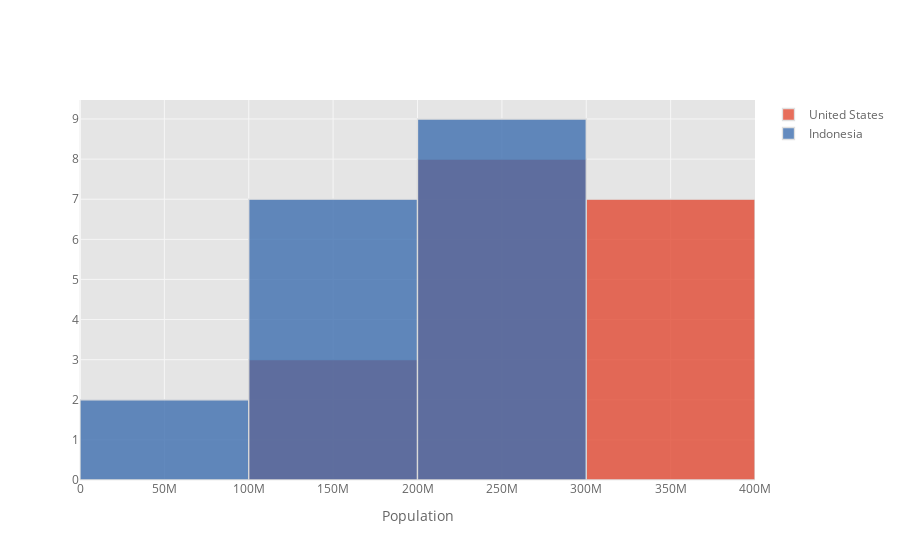

Source (notebook cell):
### Markdown cell above
# Histogram

### Code cell
df_pivot[['United States', 'Indonesia']].iplot(kind='hist', xTitle='Population',
                                bins=3)

### Figure 1 — Plotly figure (JSON) as saved in the notebook; plotly's stock layout.template omitted (floating-point values rounded to 4 significant figures)
{"data": [{"histfunc": "count", "histnorm": "", "marker": {"color": "rgba(226, 74, 51, 1.0)", "line": {"color": "#D9D9D9", "width": 1.3}}, "name": "United States", "nbinsx": 3, "opacity": 0.8, "orientation": "v", "type": "histogram", "visible": true, "x": [171685336, 186720571, 199733676, 209513341, 219081251, 229476354, 240499825, 252120309, 265163745, 281710909, 294993511, 309011475, 320878310, 323015995, 325084756, 327096265, 329064917, 331002651]}, {"histfunc": "count", "histnorm": "", "marker": {"color": "rgba(62, 111, 176, 1.0)", "line": {"color": "#D9D9D9", "width": 1.3}}, "name": "Indonesia", "nbinsx": 3, "opacity": 0.8, "orientation": "v", "type": "histogram", "visible": true, "x": [77273425, 87751068, 100267062, 114793178, 130680727, 147447836, 164982451, 181413402, 196934260, 211513823, 226289470, 241834215, 258383256, 261556381, 264650963, 267670543, 270625568, 273523615]}], "layout": {"autosize": true, "barmode": "overlay", "legend": {"bgcolor": "#FFFFFF", "font": {"color": "#666666"}}, "paper_bgcolor": "#FFFFFF", "plot_bgcolor": "#E5E5E5", "title": {"font": {"color": "#151516"}}, "xaxis": {"autorange": true, "gridcolor": "#F6F6F6", "range": [-0.5, 400000000.0], "showgrid": true, "tickfont": {"color": "#666666"}, "title": {"font": {"color": "#666666"}, "text": "Population"}, "type": "linear", "zerolinecolor": "#F6F6F6"}, "yaxis": {"autorange": true, "gridcolor": "#F6F6F6", "range": [0, 9.474], "showgrid": true, "tickfont": {"color": "#666666"}, "title": {"font": {"color": "#666666"}, "text": ""}, "zerolinecolor": "#F6F6F6"}}}
